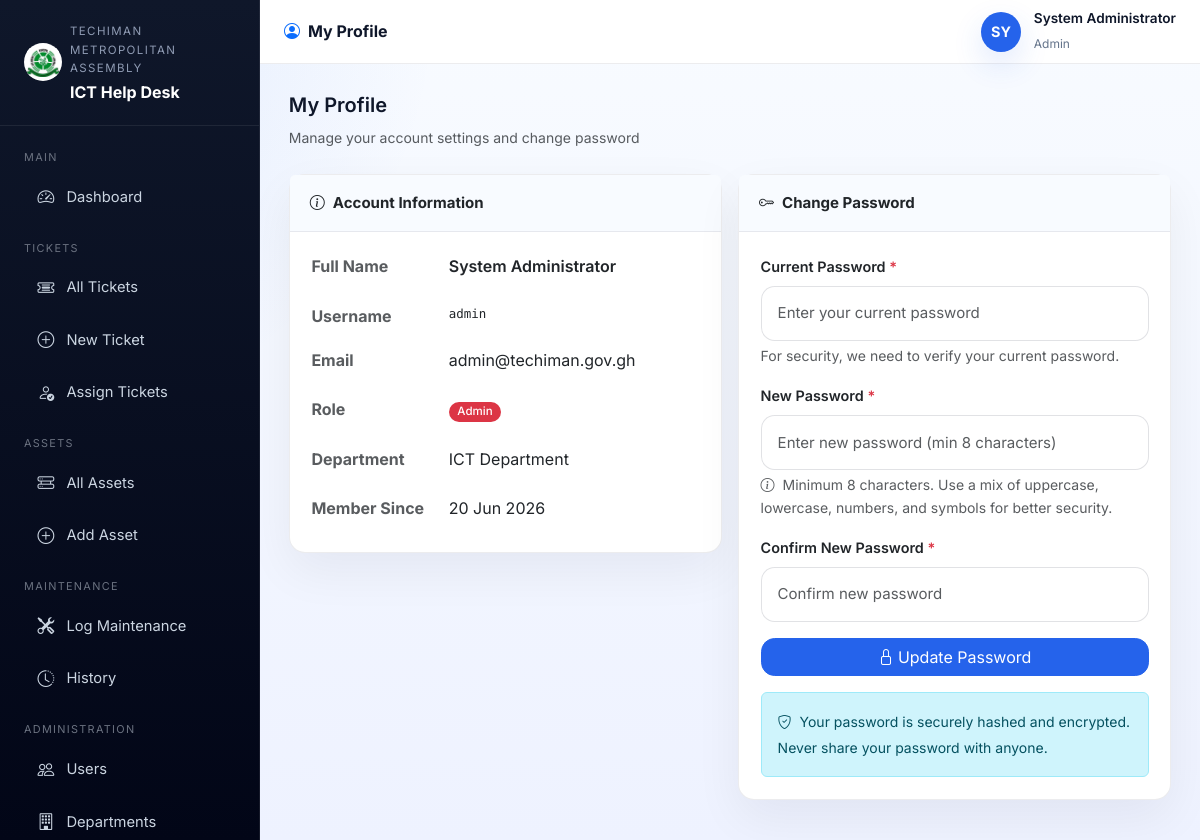
Screenshot of /admin/profile.php (signed in) with the database file from the repository.
### tables this page shows
CREATE TABLE IF NOT EXISTS users (
    id INT AUTO_INCREMENT PRIMARY KEY,
    full_name VARCHAR(150) NOT NULL,
    email VARCHAR(150) NOT NULL UNIQUE,
    username VARCHAR(80) NOT NULL UNIQUE,
    password VARCHAR(255) NOT NULL,
    role ENUM('admin', 'technician', 'staff') NOT NULL DEFAULT 'staff',
    department_id INT,
    is_active TINYINT(1) DEFAULT 1,
    created_at TIMESTAMP DEFAULT CURRENT_TIMESTAMP,
    FOREIGN KEY (department_id) REFERENCES departments(id) ON DELETE SET NULL
);

CREATE TABLE IF NOT EXISTS departments (
    id INT AUTO_INCREMENT PRIMARY KEY,
    name VARCHAR(150) NOT NULL,
    description TEXT,
    created_at TIMESTAMP DEFAULT CURRENT_TIMESTAMP
);

### config/session.php (called while the page is built, shortened)
<?php
function currentUser(): array {
    return [
        'id'        => $_SESSION['user_id']   ?? 0,
        'name'      => $_SESSION['full_name'] ?? '',
        'username'  => $_SESSION['username']  ?? '',
        'role'      => $_SESSION['role']      ?? '',
        'dept_id'   => $_SESSION['dept_id']   ?? null,
    ];
}

### admin/profile.php (the view, shortened to what this page needs)
<?php
require_once __DIR__ . '/../config/session.php';
$db = getDB();
$user_id = $_SESSION['user_id'];
$stmt = $db->prepare(
    "SELECT id, full_name, email, username, role, department_id, created_at
     FROM users WHERE id = ?"
);
$stmt->bind_param('i', $user_id);
$stmt->execute();
$dbUser = $stmt->get_result()->fetch_assoc();
$dept = null;
if (!empty($dbUser['department_id'])) {
    $stmt = $db->prepare("SELECT name FROM departments WHERE id = ?");
    $stmt->bind_param('i', $dbUser['department_id']);
    $stmt->execute();
    $dept = $stmt->get_result()->fetch_assoc();
}
include __DIR__ . '/../includes/header.php';
include __DIR__ . '/../includes/sidebar.php';
?>
<div class="topbar">
    <span class="page-title"><i class="bi bi-person-circle me-2 text-primary"></i>My Profile</span>
    <div class="user-badge">
        <div class="avatar"><?= strtoupper(substr($user['name'] ?? '',0,2)) ?></div>
        <div class="user-info">
            <div style="font-size:.85rem;font-weight:600;"><?= htmlspecialchars($user['name'] ?? '') ?></div>
            <small><?= ucfirst($user['role'] ?? '') ?></small>
        </div>
    </div>
</div>
<div class="main-content">
    <div class="mb-4">
        <h5 class="fw-semibold">My Profile</h5>
        <small class="text-muted">Manage your account settings and change password</small>
    </div>
    <div class="row g-3">
        <div class="col-lg-6">
            <div class="card">
                <div class="card-header">
                    <i class="bi bi-info-circle me-2"></i>Account Information
                </div>
                <div class="card-body">
                    <dl class="row mb-0" style="row-gap: 1rem;">
                        <dt class="col-sm-4 text-muted">Full Name</dt>
                        <dd class="col-sm-8 fw-semibold"><?= htmlspecialchars($dbUser['full_name'] ?? '') ?></dd>
                        <dt class="col-sm-4 text-muted">Username</dt>
                        <dd class="col-sm-8 mono"><?= htmlspecialchars($dbUser['username'] ?? '') ?></dd>
                        <dt class="col-sm-4 text-muted">Email</dt>
                        <dd class="col-sm-8"><?= htmlspecialchars($dbUser['email'] ?? '') ?></dd>
                        <dt class="col-sm-4 text-muted">Role</dt>
                        <dd class="col-sm-8">
                            <span class="badge bg-<?= ($dbUser['role'] ?? '') === 'admin' ? 'danger' : ((($dbUser['role'] ?? '') === 'technician') ? 'warning' : 'info') ?>">
                                <?= ucfirst($dbUser['role'] ?? '') ?>
                            </span>
                        </dd>
                        <dt class="col-sm-4 text-muted">Department</dt>
                        <dd class="col-sm-8"><?= htmlspecialchars($dept['name'] ?? 'N/A') ?></dd>
                        <dt class="col-sm-4 text-muted">Member Since</dt>
                        <dd class="col-sm-8"><?= !empty($dbUser['created_at']) ? date('d M Y', strtotime($dbUser['created_at'])) : '' ?></dd>
                    </dl>
                </div>
            </div>
        </div>
        <div class="col-lg-6">
            <div class="card">
                <div class="card-header">
                    <i class="bi bi-key me-2"></i>Change Password
                </div>
                <div class="card-body">
                    <form method="POST">
                        <div class="mb-3">
                            <label for="current_password" class="form-label">Current Password <span class="text-danger">*</span></label>
                            <input type="password" class="form-control" id="current_password" name="current_password"
                                   placeholder="Enter your current password" required>
                            <small class="text-muted d-block mt-1">For security, we need to verify your current password.</small>
                        </div>
                        <div class="mb-3">
                            <label for="new_password" class="form-label">New Password <span class="text-danger">*</span></label>
                            <input type="password" class="form-control" id="new_password" name="new_password"
                                   placeholder="Enter new password (min 8 characters)" required minlength="8">
                            <small class="text-muted d-block mt-1">
                                <i class="bi bi-info-circle me-1"></i>
                                Minimum 8 characters. Use a mix of uppercase, lowercase, numbers, and symbols for better security.
                            </small>
                        </div>
                        <div class="mb-3">
                            <label for="confirm_password" class="form-label">Confirm New Password <span class="text-danger">*</span></label>
                            <input type="password" class="form-control" id="confirm_password" name="confirm_password"
                                   placeholder="Confirm new password" required minlength="8">
                        </div>
                        <div class="d-grid">
                            <button type="submit" class="btn btn-primary">
                                <i class="bi bi-lock me-1"></i>Update Password
                            </button>
                        </div>
                    </form>
                    <div class="alert alert-info mt-3 mb-0" role="alert">
                        <small>
                            <i class="bi bi-shield-check me-1"></i>
                            Your password is securely hashed and encrypted. Never share your password with anyone.
                        </small>
                    </div>
                </div>
            </div>
        </div>
    </div>
</div>
<?php include __DIR__ . '/../includes/footer.php'; ?>

### assets/css/style.css (style rules this page uses)
:root { --primary: #2563eb; --primary-dk:#1d4ed8; --accent: #0ea5e9; --sidebar-bg:#0b1220; --sidebar-txt:#cbd5e1; --sidebar-active:#ffffff; --sidebar-hover:rgba(255,255,255,.08); --topbar-h: 64px; --sidebar-w: 260px; --body-bg: #f8fbff; --card-bg: #ffffff; --text-main: #0f172a; --text-muted:#64748b; --border: rgba(15,23,42,.08); --success: #10b981; --warning: #f59e0b; --danger: #ef4444; }
* { box-sizing: border-box; }
html { scroll-behavior: smooth; }
body { font-family: 'Inter', sans-serif; background: radial-gradient(circle at top left, rgba(37,99,235,.12), transparent 30%), linear-gradient(180deg, #f8fbff 0%, #eef2ff 100%); color: var(--text-main); margin: 0; min-height: 100vh; line-height: 1.6; }
button, input, select, textarea { font: inherit; }
.topbar { position: fixed; top: 0; left: var(--sidebar-w); right: 0; height: var(--topbar-h); background: rgba(255,255,255,.96); border-bottom: 1px solid rgba(15,23,42,.08); display: flex; align-items: center; padding: 0 1.5rem; z-index: 100; backdrop-filter: blur(12px); }
.topbar .page-title { font-weight: 700; font-size: 1rem; }
.topbar .user-badge { margin-left: auto; display: flex; align-items: center; gap: .8rem; }
.topbar .user-badge .avatar { width: 40px; height: 40px; border-radius: 50%; background: var(--primary); color: #fff; display: flex; align-items: center; justify-content: center; font-weight: 700; font-size: .9rem; box-shadow: 0 12px 30px rgba(37,99,235,.15); }
.topbar .user-badge .user-info small { color: var(--text-muted); font-size: .75rem; }
.main-content { margin-left: var(--sidebar-w); padding-top: calc(var(--topbar-h) + 1.8rem); padding-left: 1.8rem; padding-right: 1.8rem; padding-bottom: 2.5rem; min-height: 100vh; }
.card { background: var(--card-bg); border: 1px solid rgba(15,23,42,.08); border-radius: 1rem; box-shadow: 0 18px 48px rgba(15,23,42,.06); }
.card-header { background: #f8fbff; border-bottom: 1px solid rgba(15,23,42,.08); padding: 1rem 1.25rem; font-weight: 700; font-size: .94rem; }
.card-body { padding: 1.35rem; }
.form-label { font-size: .9rem; font-weight: 600; }
.form-control, .form-select { font-size: .94rem; border-color: rgba(15,23,42,.12); border-radius: .85rem; padding: .95rem 1rem; transition: border .2s, box-shadow .2s; }
.btn { border-radius: .85rem; transition: transform .18s ease, box-shadow .18s ease, background .18s ease; }
.btn-primary { background: var(--primary); border-color: var(--primary); }
.badge { font-weight: 500; font-size: .72rem; padding: .35em .75em; border-radius: .65rem; }
.mono { font-family: 'DM Mono', monospace; font-size: .78rem; }

### rows the page displays
users: full_name "SY", full_name "System Administrator", role "Admin", username "admin", email "admin@techiman.gov.gh", created_at "20 Jun 2026"
departments: name "ICT Department"

### other values shown
SITE_ORG "TECHIMAN METROPOLITAN ASSEMBLY"
$label "Dashboard All Tickets New Ticket Assign Tickets All Assets Add Asset Log Maintenance History Users Departments"
